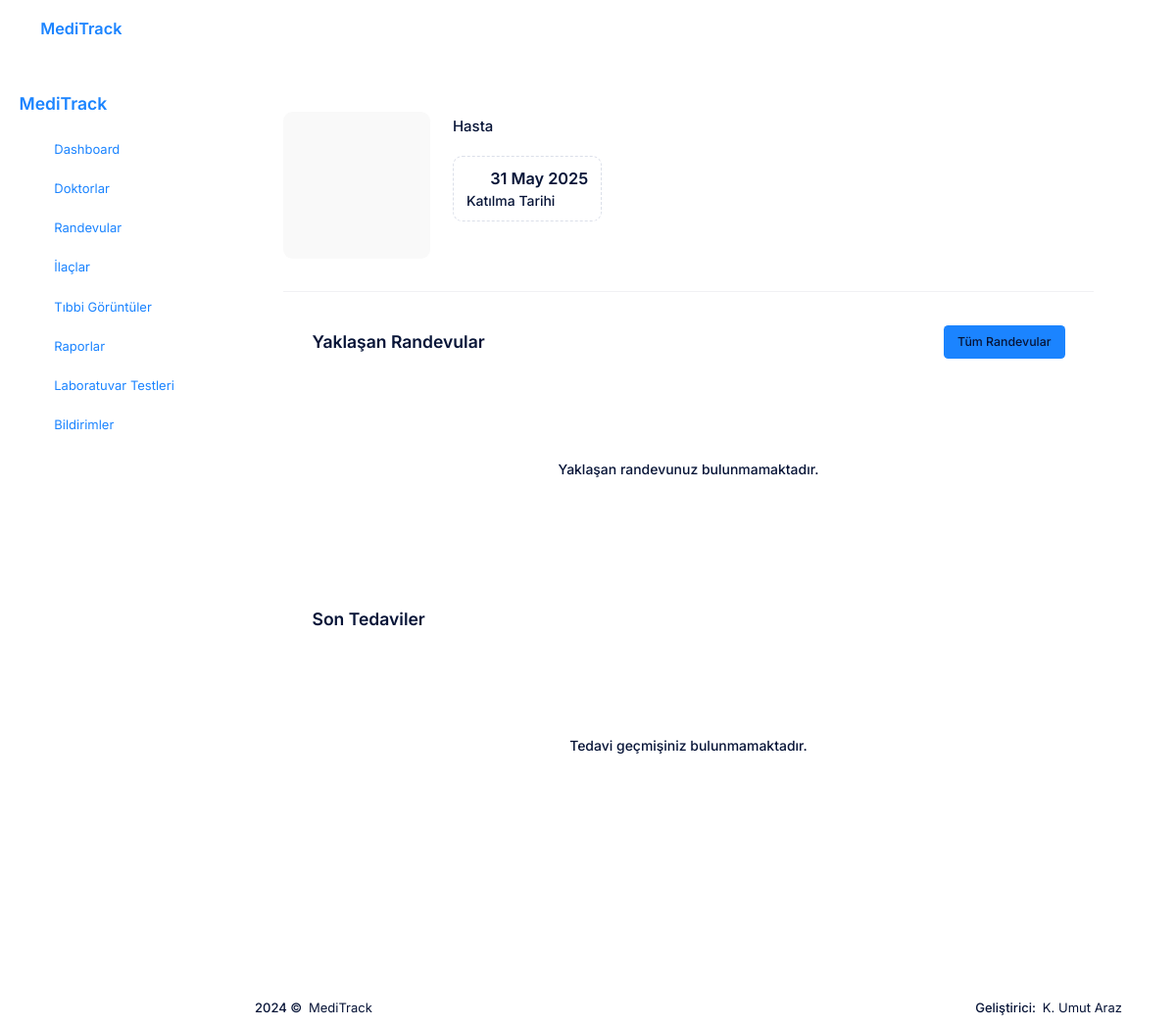
Before: /dashboard/ (signed in) with the older database file.
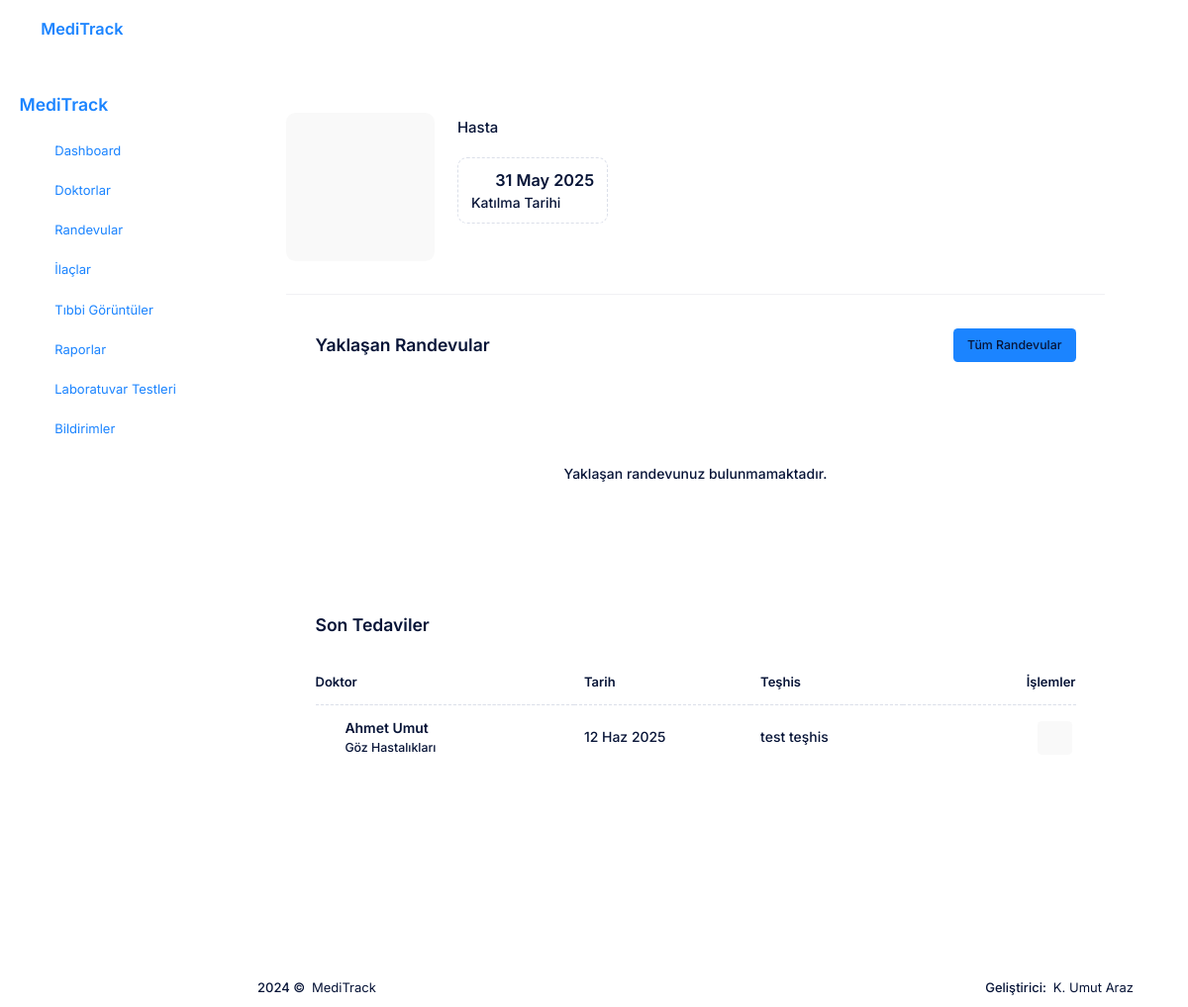
After: the same page with the newer database file.
### treatments/models.py (models this page shows, shortened)
class Treatment(models.Model):
    appointment = models.OneToOneField(
        Appointment,
        on_delete=models.CASCADE,
        related_name='treatment',
        verbose_name=_('Randevu')
    )
    diagnosis = models.TextField(
        verbose_name=_('Teşhis')
    )
    notes = models.TextField(
        blank=True,
        null=True,
        verbose_name=_('Notlar')
    )
    created_at = models.DateTimeField(
        auto_now_add=True,
        verbose_name=_('Oluşturulma Tarihi')
    )
    updated_at = models.DateTimeField(
        auto_now=True,
        verbose_name=_('Güncellenme Tarihi')
    )
    class Meta:
        verbose_name = _('Tedavi')
        verbose_name_plural = _('Tedaviler')
        ordering = ['-created_at']

### appointments/models.py (models this page shows, shortened)
class Appointment(models.Model):
    STATUS_CHOICES = [
        ('planned', _('Planlandı')),
        ('completed', _('Tamamlandı')),
        ('cancelled', _('İptal Edildi')),
    ]
    patient = models.ForeignKey(
        settings.AUTH_USER_MODEL,
        on_delete=models.CASCADE,
        related_name='patient_appointments',
        verbose_name=_('Hasta'),
        limit_choices_to={'user_type': 'patient'}
    )
    doctor = models.ForeignKey(
        settings.AUTH_USER_MODEL,
        on_delete=models.CASCADE,
        related_name='doctor_appointments',
        verbose_name=_('Doktor'),
        limit_choices_to={'user_type': 'doctor'}
    )
    date = models.DateField(
        verbose_name=_('Tarih')
    )
    time = models.TimeField(
        verbose_name=_('Saat')
    )
    description = models.TextField(
        blank=True,
        null=True,
        verbose_name=_('Açıklama')
    )
    status = models.CharField(
        max_length=20,
        choices=STATUS_CHOICES,
        default='planned',
        verbose_name=_('Durum')
    )
    created_at = models.DateTimeField(
        auto_now_add=True,
        verbose_name=_('Oluşturulma Tarihi')
    )
    updated_at = models.DateTimeField(
        auto_now=True,
        verbose_name=_('Güncellenme Tarihi')
    )
    class Meta:
        verbose_name = _('Randevu')
        verbose_name_plural = _('Randevular')
        ordering = ['-date', '-time']

### users/models.py (models this page shows, shortened)
class User(AbstractUser):
    USER_TYPE_CHOICES = [
        ('patient', _('Hasta')),
        ('doctor', _('Doktor')),
        ('receptionist', _('Resepsiyonist')),
        ('admin', _('Admin')),
    ]
    user_type = models.CharField(
        max_length=20,
        choices=USER_TYPE_CHOICES,
        default='patient',
        verbose_name=_('Kullanıcı Tipi')
    )
    specialization = models.CharField(
        max_length=100,
        blank=True,
        null=True,
        verbose_name=_('Uzmanlık Alanı')
    )
    date_of_birth = models.DateField(
        blank=True,
        null=True,
        verbose_name=_('Doğum Tarihi')
    )
    phone_number = models.CharField(
        max_length=20,
        blank=True,
        null=True,
        verbose_name=_('Telefon Numarası')
    )
    address = models.TextField(
        blank=True,
        null=True,
        verbose_name=_('Adres')
    )
    blood_type = models.CharField(
        max_length=10,
        blank=True,
        null=True,
        verbose_name=_('Kan Grubu')
    )
    def is_patient(self):
        return self.user_type == 'patient'
    def is_doctor(self):
        return self.user_type == 'doctor'
    def is_receptionist(self):
        return self.user_type == 'receptionist'
    def is_admin_user(self):
        return self.user_type == 'admin'
    class Meta:
        verbose_name = _('Kullanıcı')
        verbose_name_plural = _('Kullanıcılar')

### core/views.py (the view, shortened to what this page needs)
# urls.py: path('dashboard/', dashboard, name='dashboard'),
@login_required
def dashboard(request):
    user = request.user
    context = {'user': user}
    if user.is_patient():
        upcoming_appointments = Appointment.objects.filter(
            patient=user,
            date__gte=timezone.now().date(),
            status='planned'
        ).order_by('date', 'time')
        recent_treatments = Treatment.objects.filter(
            appointment__in=Appointment.objects.filter(patient=user)
        ).order_by('-created_at')[:5]
        context.update({
            'upcoming_appointments': upcoming_appointments,
            'recent_treatments': recent_treatments,
        })
        return render(request, 'core/patient_dashboard.html', context)
    return render(request, 'core/dashboard.html', context)

### core/context_processors.py (called while the page is built)
def notifications_processor(request):
    context = {}
    if request.user.is_authenticated:
        unread_notifications_count = Notification.objects.filter(
            user=request.user,
            is_read=False
        ).count()
        recent_notifications = Notification.objects.filter(
            user=request.user
        ).order_by('-created_at')[:5]
        context['unread_notifications_count'] = unread_notifications_count
        context['recent_notifications'] = recent_notifications
    return context

### Templates/core/patient_dashboard.html (shortened to what the changed rows need)
{% extends 'core/base.html' %}
{% block content %}
<div class="row g-5 g-xl-10 mb-5 mb-xl-10">
    <div class="col-12">
        <div class="card mb-5 mb-xl-10">
            <div class="card-body pt-9 pb-9">
                <div class="card mb-5 mb-xl-10">
                    <div class="card-body pt-0">
                        {% if recent_treatments %}
                        <div class="table-responsive">
                            <table class="table table-row-dashed table-row-gray-300 align-middle gs-0 gy-4">
                                <thead>
                                    <tr class="fw-bold text-muted">
                                        <th class="min-w-150px">Doktor</th>
                                        <th class="min-w-140px">Tarih</th>
                                        <th class="min-w-120px">Teşhis</th>
                                        <th class="min-w-100px text-end">İşlemler</th>
                                    </tr>
                                </thead>
                                <tbody>
                                    {% for treatment in recent_treatments %}
                                    <tr>
                                        <td>
                                            <div class="d-flex align-items-center">
                                                <div class="symbol symbol-45px me-5">
                                                    <i class="ki-outline ki-abstract-26 fs-3"></i>
                                                </div>
                                                <div class="d-flex justify-content-start flex-column">
                                                    <a href="#" class="text-gray-900 fw-bold text-hover-primary fs-6">{{ treatment.appointment.doctor.get_full_name }}</a>
                                                    <span class="text-muted fw-semibold text-muted d-block fs-7">{{ treatment.appointment.doctor.specialization }}</span>
                                                </div>
                                            </div>
                                        </td>
                                        <td>
                                            <span class="text-gray-900 fw-semibold d-block fs-6">{{ treatment.appointment.date|date:"d M Y" }}</span>
                                        </td>
                                        <td>
                                            <span class="text-gray-900 fw-semibold d-block fs-6">{{ treatment.diagnosis|truncatechars:50 }}</span>
                                        </td>
                                        <td class="text-end">
                                            <a href="{% url 'treatment-detail' treatment.id %}" class="btn btn-icon btn-bg-light btn-active-color-primary btn-sm me-1">
                                                <i class="ki-outline ki-switch fs-2"></i>
                                            </a>
                                        </td>
                                    </tr>
                                    {% endfor %}
                                </tbody>
                            </table>
                        </div>
                        {% else %}
                        <div class="text-center py-10">
                            <i class="ki-outline ki-document fs-4x text-muted mb-5"></i>
                            <div class="text-muted fw-semibold fs-6 mb-5">Tedavi geçmişiniz bulunmamaktadır.</div>
                        </div>
                        {% endif %}
                    </div>
                </div>
            </div>
        </div>
    </div>
</div>
{% endblock %}

Changed rows visible on the page:
added Treatment: appointment.doctor.get_full_name "Ahmet Umut", appointment.doctor.specialization "Göz Hastalıkları", appointment "12 Haz 2025", diagnosis "test teşhis"
Other visible differences:
text no longer shown: "Tedavi geçmişiniz bulunmamaktadır."
text now shown: "Doktor Tarih Teşhis İşlemler"
